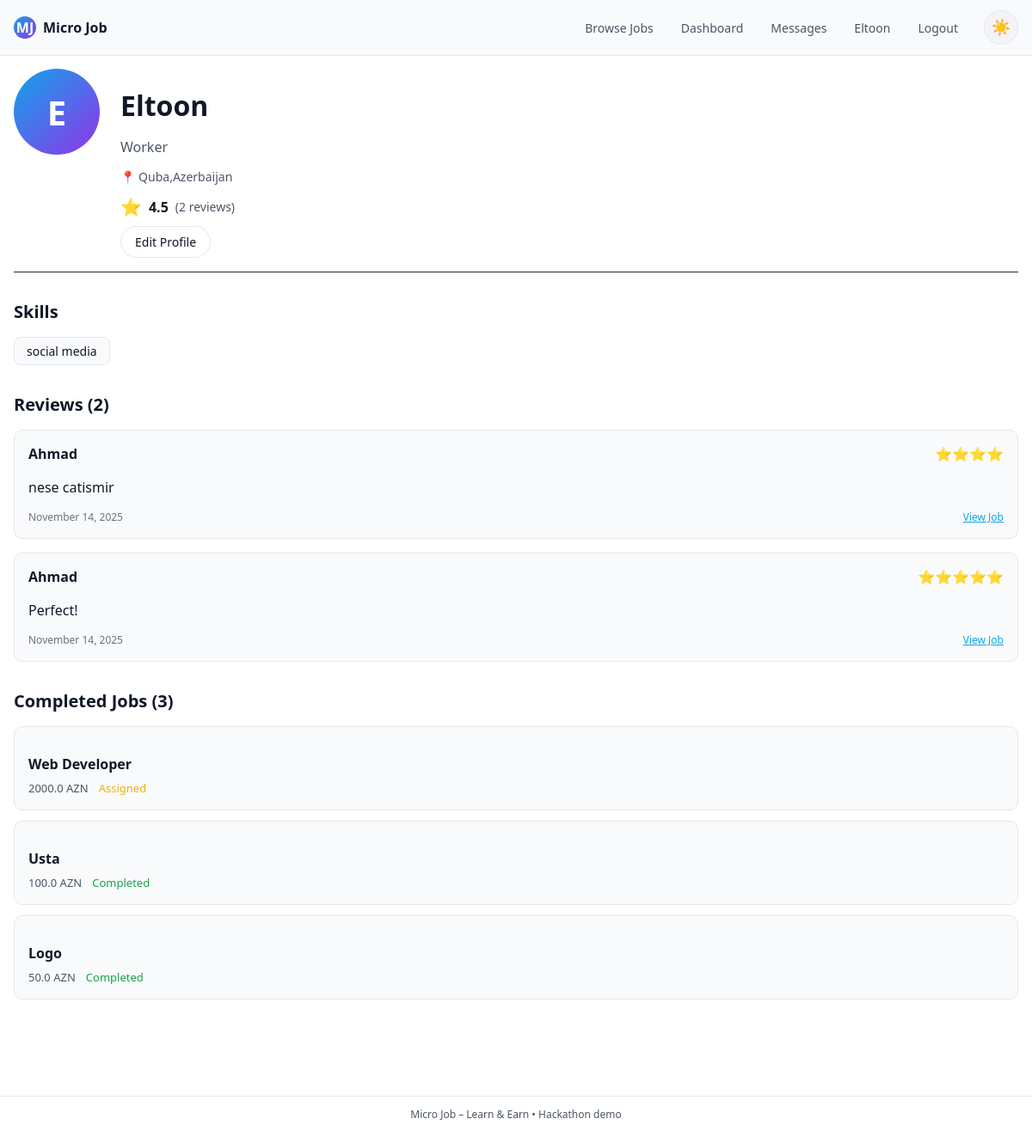
Page /profile/4 (signed in) on the committed database.
### app.py (models this page shows)
class User(db.Model):
    id = db.Column(db.Integer, primary_key=True)
    name = db.Column(db.String(120), nullable=False)
    email = db.Column(db.String(120), unique=True, nullable=False)
    password_hash = db.Column(db.String(200), nullable=False)
    role = db.Column(db.String(20), nullable=False)
    skills = db.Column(db.String(200))
    bio = db.Column(db.Text)
    avatar = db.Column(db.String(200))
    location = db.Column(db.String(100))
    created_at = db.Column(db.DateTime, default=datetime.utcnow)
    tasks_posted = db.relationship('Task', backref='employer', foreign_keys='Task.employer_id')
    tasks_taken  = db.relationship('Task', backref='worker', foreign_keys='Task.worker_id')
    bids = db.relationship('Bid', backref='worker', lazy=True)
    reviews_received = db.relationship('Review', backref='reviewee', foreign_keys='Review.reviewee_id')
    reviews_given = db.relationship('Review', backref='reviewer', foreign_keys='Review.reviewer_id')
    sent_messages = db.relationship('Message', backref='sender', foreign_keys='Message.sender_id')
    received_messages = db.relationship('Message', backref='receiver', foreign_keys='Message.receiver_id')
    def average_rating(self):
        if self.role != 'worker' or not self.reviews_received:
            return 0.0
        ratings = [r.rating for r in self.reviews_received if r.rating]
        return sum(ratings) / len(ratings) if ratings else 0.0
    def total_reviews(self):
        return len(self.reviews_received) if self.reviews_received else 0

class Review(db.Model):
    id = db.Column(db.Integer, primary_key=True)
    task_id = db.Column(db.Integer, db.ForeignKey('task.id'), nullable=False)
    reviewer_id = db.Column(db.Integer, db.ForeignKey('user.id'), nullable=False)
    reviewee_id = db.Column(db.Integer, db.ForeignKey('user.id'), nullable=False)
    rating = db.Column(db.Integer, nullable=False)
    comment = db.Column(db.Text)
    created_at = db.Column(db.DateTime, default=datetime.utcnow)

class Task(db.Model):
    id = db.Column(db.Integer, primary_key=True)
    title = db.Column(db.String(200), nullable=False)
    description = db.Column(db.Text, nullable=False)
    budget_azn = db.Column(db.Float, nullable=False)
    category = db.Column(db.String(120))
    mode = db.Column(db.String(20))
    status = db.Column(db.String(20), default='open')
    created_at = db.Column(db.DateTime, default=datetime.utcnow)
    required_skill = db.Column(db.String(120))
    difficulty = db.Column(db.String(20))
    employer_id = db.Column(db.Integer, db.ForeignKey('user.id'))
    worker_id   = db.Column(db.Integer, db.ForeignKey('user.id'))
    accepted_bid_id = db.Column(db.Integer, db.ForeignKey('bid.id'), nullable=True)
    bids = db.relationship('Bid', primaryjoin='Task.id == Bid.task_id', backref='task', lazy=True, cascade='all, delete-orphan')
    accepted_bid = db.relationship('Bid', foreign_keys=[accepted_bid_id], uselist=False, post_update=True)
    reviews = db.relationship('Review', backref='task', lazy=True)

### app.py (the view)
@app.route('/profile/<int:user_id>')
def profile(user_id):
    profile_user = User.query.get_or_404(user_id)
    user = current_user()
    if profile_user.role == 'employer':
        tasks = Task.query.filter_by(employer_id=user_id).order_by(Task.created_at.desc()).limit(10).all()
    else:
        tasks = Task.query.filter_by(worker_id=user_id).order_by(Task.created_at.desc()).limit(10).all()
    reviews = Review.query.filter_by(reviewee_id=user_id).order_by(Review.created_at.desc()).all()
    return render_template('profile.html', profile_user=profile_user, user=user, tasks=tasks, reviews=reviews)

### app.py (called while the page is built)
def current_user():
    if 'user_id' in session:
        return User.query.get(session['user_id'])
    return None

### templates/profile.html (shortened to what this page needs)
{% extends "base.html" %}
{% block content %}
<div class="profile-header">
  <div class="profile-avatar">
    <div class="avatar-circle">{{ profile_user.name[0].upper() }}</div>
  </div>
  <div class="profile-info">
    <h1>{{ profile_user.name }}</h1>
    <p class="profile-role">{{ profile_user.role|title }}</p>
    {% if profile_user.location %}
      <p class="profile-location">📍 {{ profile_user.location }}</p>
    {% endif %}
    {% if profile_user.role == 'worker' %}
      <div class="profile-rating">
        <span class="rating-stars">⭐</span>
        <strong>{{ "%.1f"|format(profile_user.average_rating()) }}</strong>
        <span class="rating-count">({{ profile_user.total_reviews() }} reviews)</span>
      </div>
    {% endif %}
    {% if user and user.id == profile_user.id %}
      <a href="{{ url_for('edit_profile') }}" class="btn-secondary">Edit Profile</a>
    {% endif %}
  </div>
</div>
{% if profile_user.skills %}
<div class="profile-section">
  <h2>Skills</h2>
  <div class="skills-list">
    {% for skill in profile_user.skills.split(',') %}
      <span class="skill-tag">{{ skill.strip() }}</span>
    {% endfor %}
  </div>
</div>
{% endif %}
{% if reviews %}
<div class="profile-section">
  <h2>Reviews ({{ reviews|length }})</h2>
  <div class="reviews-list">
    {% for review in reviews %}
      <div class="review-card">
        <div class="review-header">
          <a href="{{ url_for('profile', user_id=review.reviewer_id) }}">
            <strong>{{ review.reviewer.name }}</strong>
          </a>
          <div class="review-rating">
            {% for i in range(review.rating) %}⭐{% endfor %}
          </div>
        </div>
        {% if review.comment %}
          <p class="review-comment">{{ review.comment }}</p>
        {% endif %}
        <div class="review-meta">
          <span>{{ review.created_at.strftime('%B %d, %Y') if review.created_at else 'Recently' }}</span>
          {% if review.task %}
            <a href="{{ url_for('task_detail', task_id=review.task_id) }}" class="link">View Job</a>
          {% endif %}
        </div>
      </div>
    {% endfor %}
  </div>
</div>
{% endif %}
{% if tasks %}
<div class="profile-section">
  <h2>{{ 'Posted Jobs' if profile_user.role == 'employer' else 'Completed Jobs' }} ({{ tasks|length }})</h2>
  <div class="tasks-list">
    {% for t in tasks %}
      <a href="{{ url_for('task_detail', task_id=t.id) }}" class="task-card-small">
        <h3>{{ t.title }}</h3>
        <div class="task-meta-small">
          <span>{{ t.budget_azn }} AZN</span>
          <span class="status-{{ t.status }}">{{ t.status|title }}</span>
        </div>
      </a>
    {% endfor %}
  </div>
</div>
{% endif %}
{% endblock %}

### templates/base.html (shortened to what this page needs)
<!DOCTYPE html>
<html lang="en" data-theme="dark">
<head>
  <link rel="stylesheet" href="{{ url_for('static', filename='style.css') }}">
</head>
<body>
  <header class="topbar">
    <div class="logo">
      <span class="logo-mark">MJ</span>
      <span class="logo-text">Micro Job</span>
    </div>
    <nav class="nav-links">
      <a href="{{ url_for('index') }}">Browse Jobs</a>
      {% if user %}
        <a href="{{ url_for('dashboard') }}">Dashboard</a>
        <a href="{{ url_for('messages') }}">Messages</a>
        <a href="{{ url_for('profile', user_id=user.id) }}">{{ user.name }}</a>
        <a href="{{ url_for('logout') }}">Logout</a>
      {% else %}
        <a href="{{ url_for('login') }}">Login</a>
        <a href="{{ url_for('register') }}">Sign Up</a>
      {% endif %}
      <button class="theme-toggle" id="theme-toggle" aria-label="Toggle theme">
        <span id="theme-icon">🌙</span>
      </button>
    </nav>
  </header>
  <main class="container">
    {% block content %}{% endblock %}
  </main>
  <footer class="footer">
    <span>Micro Job – Learn &amp; Earn • Hackathon demo</span>
  </footer>
</body>
</html>

### rows in the picture
User: name "Eltoon", name "E", role "Worker", location "Quba,Azerbaijan", average_rating "4.5", strip "social media", role "Completed Jobs"
Review: reviewer.name "Ahmad", comment "nese catismir", created_at "November 14, 2025"
Review: reviewer.name "Ahmad", comment "Perfect!", created_at "November 14, 2025"
Task: title "Web Developer", budget_azn "2000.0", status "Assigned"
Task: title "Usta", budget_azn "100.0", status "Completed"
Task: title "Logo", budget_azn "50.0", status "Completed"

### other values in the picture
{{ profile_user.total_reviews() }} "2"
{{ reviews|length }} "2"
{{ tasks|length }} "3"
